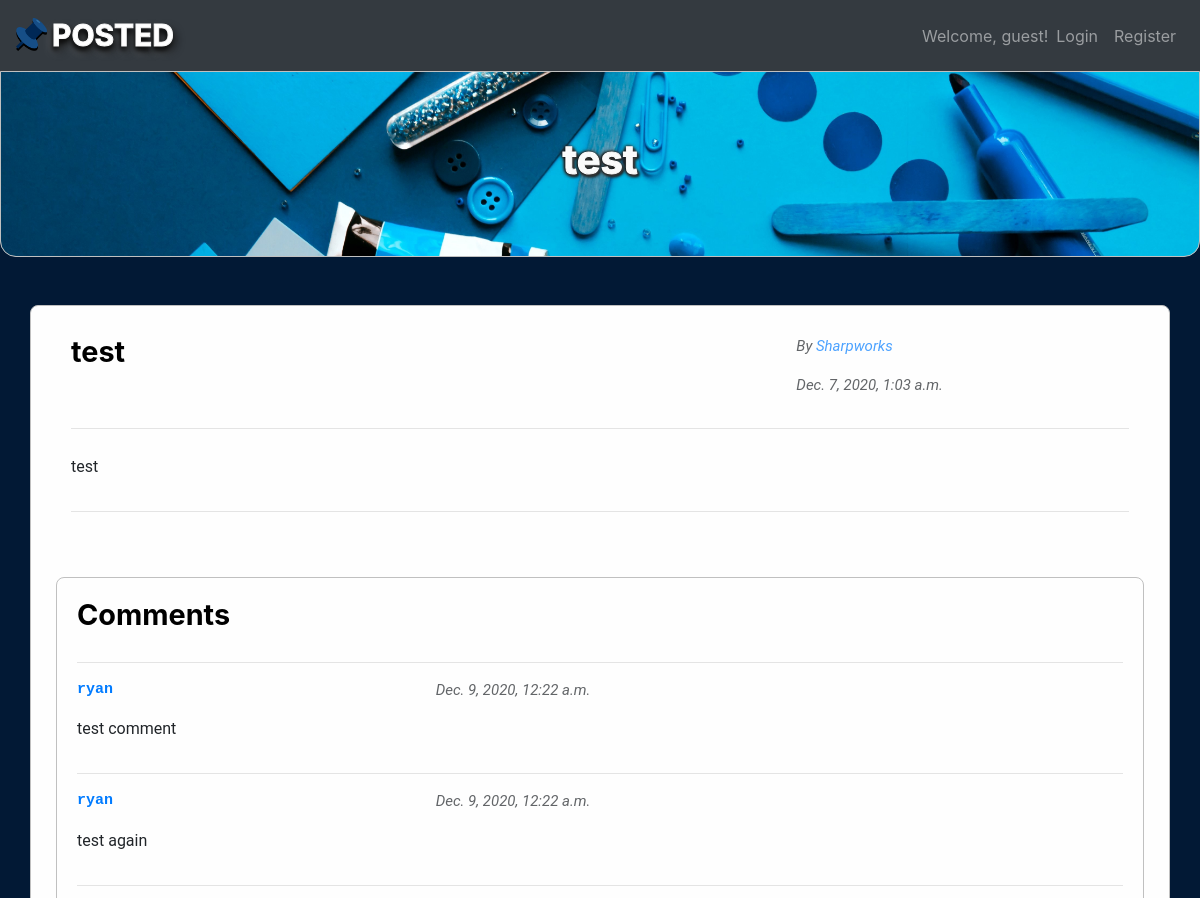
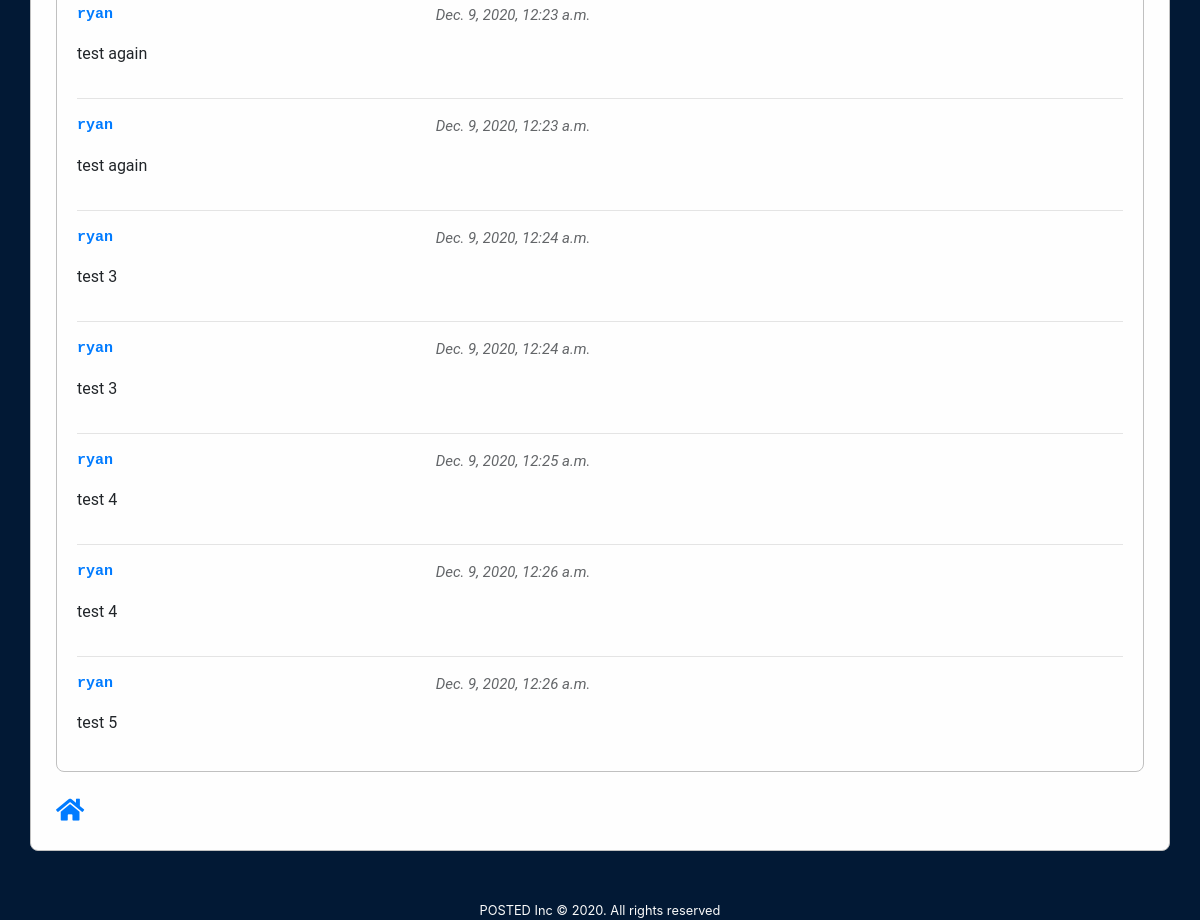
The page /post/2 on the database as committed earlier (2 pictures, top to bottom).
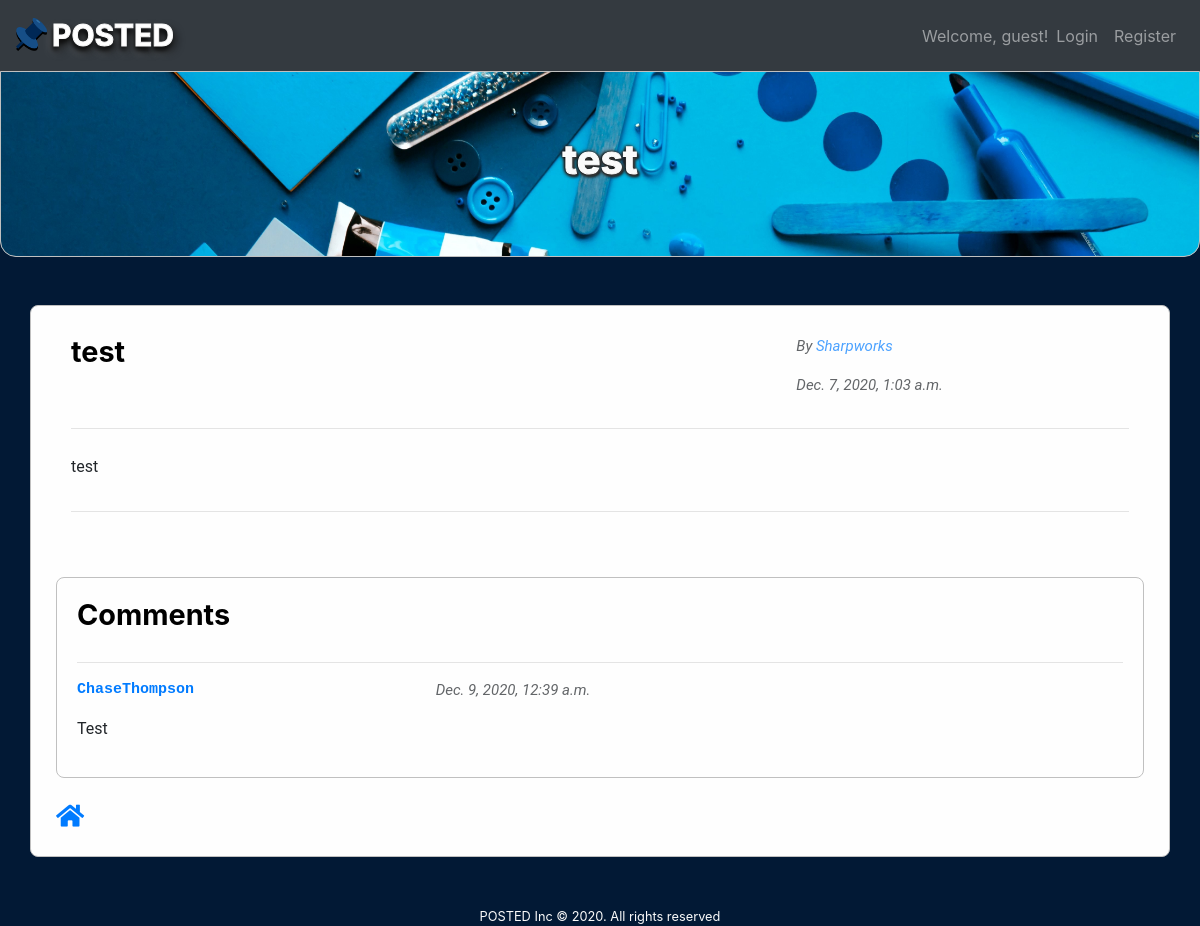
The same page on the database as committed later.
### final/models.py (models this page shows, shortened)
class Post(models.Model):
    thread = models.ForeignKey(Thread, to_field='id', on_delete=models.CASCADE)
    user = models.ForeignKey(User, to_field='id', on_delete=models.CASCADE)
    title = models.CharField(max_length=100)
    created_date = models.DateTimeField(auto_now_add=True)
    last_modified_date = models.DateTimeField(auto_now=True)
    body = models.TextField(max_length=10000)
    class Meta:
        unique_together = ('user', 'title')

class Comment(models.Model):
    post = models.ForeignKey(Post, to_field='id', on_delete=models.CASCADE)
    user = models.ForeignKey(User, to_field='id', on_delete=models.CASCADE)
    created_date = models.DateTimeField(auto_now_add=True)
    last_modified_date = models.DateTimeField(auto_now=True)
    body = models.TextField(max_length=1000)

### final/views.py (the view, shortened to what this page needs)
# urls.py: path('post/<int:id>', views.view_post, name="post"),
def view_post(request, id):
    post = Post.objects.get(id=id)
    author_id = post.user_id
    author = User.objects.get(id=author_id)
    comments = Comment.objects.filter(post_id=id)
    user_is_author = request.user == author
    comment_form = CommentForm()
    context = {'post': post,
               'author': author,
               'comments': comments,
               'commentForm': comment_form,
               'user_is_author': user_is_author}
    return render(request, 'final/view-post.html', context)

### templates/final/view-post.html (shortened to what this page needs)
{% extends 'final/base.html' %}
{% block jumbotron %}
    <h1 class="display-5 jumbo-label">{{ post.title }}</h1>
{% endblock %}
{% block body %}
    <div class="container py-1">
        <div class="row">
            <div class="head col-md-8">
                <h1 class="header">{{ post.title }}</h1>
            </div>
            <div class="col-md-4">
                <p class="details">By <a href="{% url 'profile' author.id%}">{{ author.username }}</a></p>
                <p class="details">{{ post.created_date }}</p>
            </div>
        </div>
        <hr>
        <div class="row">
            <div class="col">
                <p class="body">{{ post.body }}</p>
            </div>
        </div>
        <hr>
    </div>
    <div class="comment" class="container">
        <div class="head">
            <h1 class="header">Comments</h1>
        </div>
        {% for comment in comments %}
            <hr>
            <div class="row">
                <div class="container">
                    <div class="row">
                        <div class="col-4">
                            <p class="user"><a href="{% url 'profile' comment.user.id%}">{{ comment.user.username }}</a></p>
                        </div>
                        <div class="col-8">
                            <p class="details">{{ comment.created_date }}</p>
                        </div>
                    </div>
                    <div class="row">
                        <div class="col">
                            <p>{{ comment.body }}</p>
                        </div>
                    </div>
                </div>
            </div>
        {% endfor %}
    </div>
    <a href="{% url 'index' %}"><i class="home fas fa-home"></i></a>
{% endblock %}

### templates/final/base.html (shortened to what this page needs)
{% load static %}
<!DOCTYPE html>
<html lang="en">
<head>
    <link rel="stylesheet" href="https://cdn.jsdelivr.net/npm/bootstrap@4.5.3/dist/css/bootstrap.min.css">
    <link rel="stylesheet" href="https://cdnjs.cloudflare.com/ajax/libs/font-awesome/5.15.1/css/all.min.css">
    <link rel="stylesheet" href="{% static '/css/styles.css' %}">
</head>
<body>
    <nav class="navbar navbar-expand-lg navbar-dark bg-dark">
        <a class="navbar-brand" href="{% url 'index' %}"><img class="logo" src="../../static/img/Posted_logo.png">POSTED</a>
        <div class="collapse navbar-collapse w-100 text-right" id="navbarNavDropdown">
            <ul class="navbar-nav ml-auto">
                <li class="nav-item active">
                    {% if user.is_authenticated %}
                        <span class="navbar-text">Welcome {{ user.username }}</span>
                    {% else %}
                        <span class="navbar-text">Welcome, guest!</span>
                    {% endif %}
                </li>
                {% if user.is_authenticated %}
                    <li class="nav-item">
                        <a class="nav-link" href="{% url 'profile' user.id%}">Profile <i class="fas fa-users"></i></a>
                    </li>
                    <li class="nav-item">
                        <a class="nav-link" href="{% url 'logout' %}">Logout <i class="fas fa-sign-out-alt"></i></a>
                    </li>
                {% else %}
                    <li class="nav-item">
                        <a class="nav-link" href="{% url 'login' %}">Login</a>
                    </li>
                    <li class="nav-item">
                        <a class="nav-link" href="{% url 'register' %}">Register</a>
                    </li>
                {% endif %}
            </ul>
        </div>
    </nav>
    <div class="jumbotron jumbotron-fluid">
        <div class="container">
            {% block jumbotron %}
            {% endblock %}
        </div>
    </div>
    <div class="container mt-5" id="main">
        {% block body %}
        {% endblock %}
    </div>
    <footer>POSTED Inc © 2020. All rights reserved</footer>
</body>
</html>

### static/css/styles.css (style rules this page uses)
body { background-color: #021935; }
.logo { width: 1.2em; padding-right: 5px; padding-bottom: 7px; }
.jumbotron { background-image: url("../img/Banner.jpg"); background-size: 100%; border: 1px solid silver; border-bottom-left-radius: 1em; border-bottom-right-radius: 1em; }
.jumbo-label { text-align: center; color: #fafafa; font-size: 40px; font-weight: bold; -webkit-text-stroke: 1px #fefefe; text-shadow: -1px 0px 3px black, -1px 0px 4px black, -1px 0px 4px gray, 1px 1px 4px gray, 1px 2px 4px black, 2px 2px 3px black, 2px 2px 3px black; }
.header { font-weight: bold; text-align: start; color: black; font-size: 1.8em; }
.navbar-brand { font-weight: bold; color: white; font-size: 30px; -webkit-text-stroke: 1px #F8F8F8; text-shadow: -1px 4px 5px black, 3px 5px 8px black, -1px 5px 10px gray; }
#main { border: 1px solid silver; border-radius: 0.5em; background-color: #fefefe; padding: 25px; }
.details { opacity: .7; font-style: italic; font-size: 15px; }
p { font-family: Roboto, sans-serif; }
.comment { border: 1px solid silver; border-radius: 0.5em; padding: 20px; margin-top: 45px; }
.user { font-weight: bold; font-size: 15px; font-family: "Bitstream Vera Sans Mono", Monaco, "Courier New", Courier, monospace; }
.body { padding-top: 10px; }
.head { padding-bottom: 5px; }
.home { font-size: 25px; padding-top: 25px; }
footer { padding-top: 50px; font-size: .8em; text-align: center; color: #fafafa; }

Rows that differ between the two databases and show on the page:
removed Comment: user.username "ryan", created_date "Dec. 9, 2020, 12:22 a.m.", body "test comment"
removed Comment: user.username "ryan", created_date "Dec. 9, 2020, 12:22 a.m.", body "test again"
removed Comment: user.username "ryan", created_date "Dec. 9, 2020, 12:23 a.m.", body "test again"
removed Comment: user.username "ryan", created_date "Dec. 9, 2020, 12:23 a.m.", body "test again"
removed Comment: user.username "ryan", created_date "Dec. 9, 2020, 12:24 a.m.", body "test 3"
removed Comment: user.username "ryan", created_date "Dec. 9, 2020, 12:24 a.m.", body "test 3"
removed Comment: user.username "ryan", created_date "Dec. 9, 2020, 12:25 a.m.", body "test 4"
removed Comment: user.username "ryan", created_date "Dec. 9, 2020, 12:26 a.m.", body "test 4"
removed Comment: user.username "ryan", created_date "Dec. 9, 2020, 12:26 a.m.", body "test 5"
added Comment: user.username "ChaseThompson", created_date "Dec. 9, 2020, 12:39 a.m.", body "Test"
